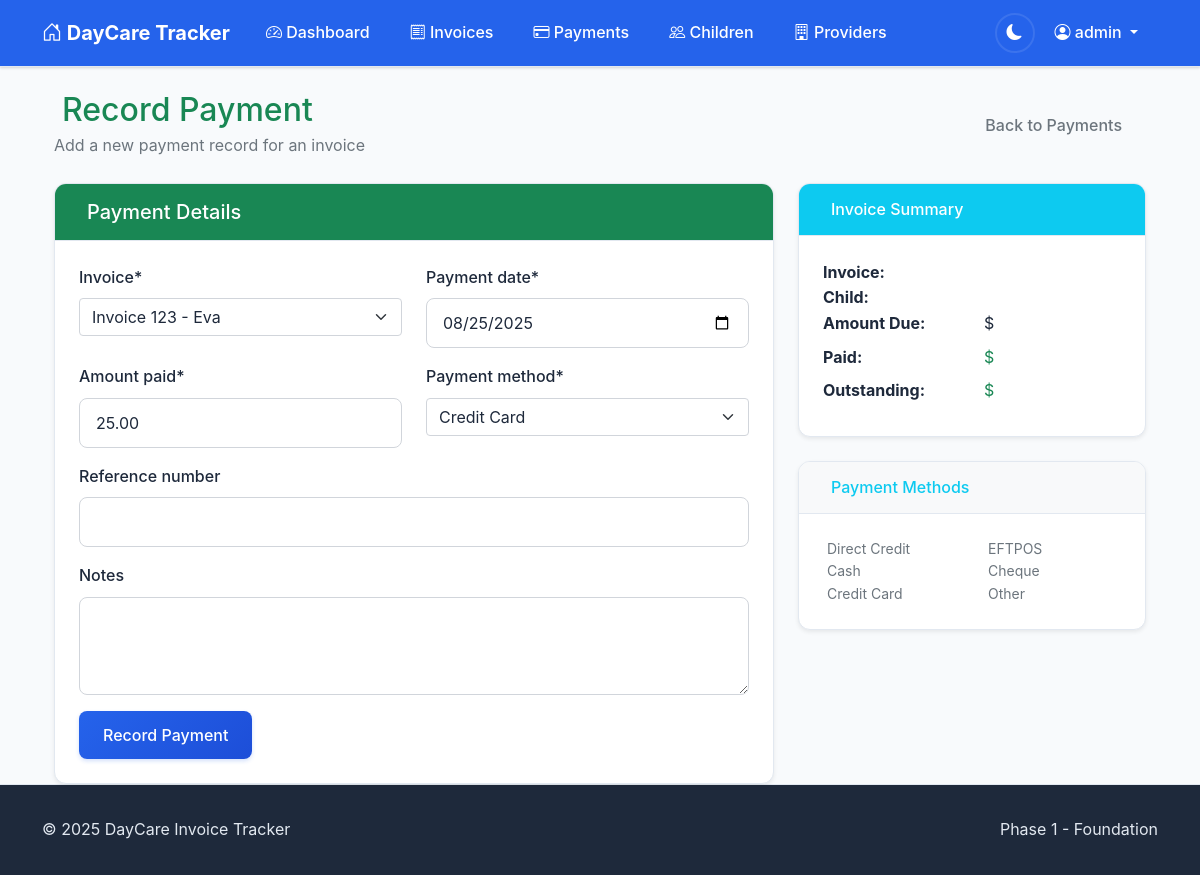
Screenshot of /payments/4/edit/ (signed in) with the database file from the repository.
### accounts/models.py (models this page shows, shortened)
class CustomUser(AbstractUser):
    email = models.EmailField(unique=True)
    phone_number = models.CharField(max_length=15, blank=True)
    notification_preferences = models.JSONField(
        default=dict,
        help_text="User preferences for email/SMS notifications"
    )
    created_at = models.DateTimeField(auto_now_add=True)
    updated_at = models.DateTimeField(auto_now=True)

### invoices/models.py (models this page shows, shortened)
class Payment(models.Model):
    PAYMENT_METHOD_CHOICES = [
        ('direct_credit', 'Direct Credit'),
        ('cash', 'Cash'),
        ('eftpos', 'EFTPOS'),
        ('credit_card', 'Credit Card'),
        ('cheque', 'Cheque'),
        ('other', 'Other'),
    ]
    invoice = models.ForeignKey(Invoice, on_delete=models.CASCADE, related_name='payments')
    payment_date = models.DateField()
    amount_paid = models.DecimalField(max_digits=10, decimal_places=2)
    payment_method = models.CharField(max_length=15, choices=PAYMENT_METHOD_CHOICES)
    reference_number = models.CharField(max_length=100, blank=True)
    notes = models.TextField(blank=True)
    created_at = models.DateTimeField(auto_now_add=True)
    updated_at = models.DateTimeField(auto_now=True)
    class Meta:
        ordering = ['-payment_date']

### invoices/views.py (the view, shortened to what this page needs)
# urls.py: path('payments/<int:pk>/edit/', views.PaymentUpdateView.as_view(), name='payment_edit'),
class PaymentUpdateView(LoginRequiredMixin, UpdateView):
    model = Payment
    form_class = PaymentForm
    template_name = 'invoices/payment_form.html'
    success_url = reverse_lazy('invoices:payment_list')
    def get_queryset(self):
        return Payment.objects.filter(
            invoice__child__user=self.request.user
        )

### invoices/models.py (called while the page is built)
    def __str__(self):
        return f"Invoice {self.invoice_reference} - {self.child.name}"

### templates/invoices/payment_form.html (shortened to what this page needs)
{% extends 'base.html' %}
{% load crispy_forms_tags %}
{% block content %}
<div class="container-fluid">
    <div class="row mb-4">
        <div class="col-12">
            <div class="d-flex justify-content-between align-items-center">
                <div>
                    <h2 class="text-success mb-1">
                        Record Payment
                    </h2>
                    <p class="text-muted mb-0">
                        Add a new payment record for an invoice
                    </p>
                </div>
                <a href="{% url 'invoices:payment_list' %}" class="btn btn-outline-secondary">
                    Back to Payments
                </a>
            </div>
        </div>
    </div>
    <div class="row">
        <div class="col-lg-8">
            <div class="card shadow-sm">
                <div class="card-header bg-success text-white">
                    <h5 class="mb-0">
                        Payment Details
                    </h5>
                </div>
                <div class="card-body">
                    <form method="post" id="payment-form">
                        {% crispy form %}
                    </form>
                </div>
            </div>
        </div>
        <div class="col-lg-4">
            {% if form.initial.invoice %}
            <div class="card shadow-sm mb-4">
                <div class="card-header bg-info text-white">
                    <h6 class="mb-0">
                        Invoice Summary
                    </h6>
                </div>
                <div class="card-body">
                    <dl class="row mb-0">
                        <dt class="col-6">Invoice:</dt>
                        <dd class="col-6">{{ form.initial.invoice.invoice_reference }}</dd>
                        <dt class="col-6">Child:</dt>
                        <dd class="col-6">{{ form.initial.invoice.child.name }}</dd>
                        <dt class="col-6">Amount Due:</dt>
                        <dd class="col-6">${{ form.initial.invoice.amount_due }}</dd>
                        <dt class="col-6">Paid:</dt>
                        <dd class="col-6 text-success">${{ form.initial.invoice.total_paid }}</dd>
                        <dt class="col-6">Outstanding:</dt>
                        <dd class="col-6 {% if form.initial.invoice.outstanding_balance > 0 %}text-danger{% else %}text-success{% endif %}">
                            ${{ form.initial.invoice.outstanding_balance }}
                        </dd>
                    </dl>
                </div>
            </div>
            {% endif %}
            <div class="card shadow-sm">
                <div class="card-header bg-light">
                    <h6 class="text-info mb-0">
                        Payment Methods
                    </h6>
                </div>
                <div class="card-body">
                    <div class="small text-muted">
                        <div class="row">
                            <div class="col-6">
                                <ul class="list-unstyled mb-0">
                                    <li> Direct Credit</li>
                                    <li> Cash</li>
                                    <li> Credit Card</li>
                                </ul>
                            </div>
                            <div class="col-6">
                                <ul class="list-unstyled mb-0">
                                    <li> EFTPOS</li>
                                    <li> Cheque</li>
                                    <li> Other</li>
                                </ul>
                            </div>
                        </div>
                    </div>
                </div>
            </div>
        </div>
    </div>
</div>
{% endblock %}

### templates/base.html (shortened to what this page needs)
<!DOCTYPE html>
<html lang="en">
<head>
    <link href="https://cdn.jsdelivr.net/npm/bootstrap@5.1.3/dist/css/bootstrap.min.css" rel="stylesheet">
    <link rel="stylesheet" href="https://cdn.jsdelivr.net/npm/bootstrap-icons@1.7.2/font/bootstrap-icons.css">
    {% load static %}
    <link href="{% static 'css/main.css' %}" rel="stylesheet">
</head>
<body class="d-flex flex-column min-vh-100">
    <nav class="navbar navbar-expand-lg navbar-dark bg-primary">
        <div class="container">
            <a class="navbar-brand" href="{% url 'invoices:dashboard' %}">
                <i class="bi bi-house-door"></i>
                DayCare Tracker
            </a>
            <div class="collapse navbar-collapse" id="navbarNav">
                {% if user.is_authenticated %}
                <ul class="navbar-nav me-auto">
                    <li class="nav-item">
                        <a class="nav-link" href="{% url 'invoices:dashboard' %}">
                            <i class="bi bi-speedometer2"></i>
                            Dashboard
                        </a>
                    </li>
                    <li class="nav-item">
                        <a class="nav-link" href="{% url 'invoices:invoice_list' %}">
                            <i class="bi bi-receipt"></i>
                            Invoices
                        </a>
                    </li>
                    <li class="nav-item">
                        <a class="nav-link" href="{% url 'invoices:payment_list' %}">
                            <i class="bi bi-credit-card"></i>
                            Payments
                        </a>
                    </li>
                    <li class="nav-item">
                        <a class="nav-link" href="{% url 'invoices:child_list' %}">
                            <i class="bi bi-people"></i>
                            Children
                        </a>
                    </li>
                    <li class="nav-item">
                        <a class="nav-link" href="{% url 'invoices:provider_list' %}">
                            <i class="bi bi-building"></i>
                            Providers
                        </a>
                    </li>
                </ul>
                <ul class="navbar-nav">
                    <li class="nav-item d-flex align-items-center">
                        <button class="theme-toggle" id="themeToggle" aria-label="Toggle dark mode" title="Toggle theme">
                            <i class="bi bi-sun-fill" id="themeIcon"></i>
                        </button>
                    </li>
                    <li class="nav-item dropdown">
                        <a class="nav-link dropdown-toggle" href="#" id="navbarDropdown" role="button" data-bs-toggle="dropdown">
                            <i class="bi bi-person-circle"></i>
                            {{ user.username }}
                        </a>
                    </li>
                </ul>
                {% endif %}
            </div>
        </div>
    </nav>
    <main class="flex-grow-1">
        <div class="container mt-4">
            {% block content %}{% endblock %}
        </div>
    </main>
    <footer class="footer mt-auto">
        <div class="container">
            <div class="row">
                <div class="col-md-6">
                    <p class="mb-0">&copy; 2025 DayCare Invoice Tracker</p>
                </div>
                <div class="col-md-6 text-end">
                    <p class="mb-0">Phase 1 - Foundation</p>
                </div>
            </div>
        </div>
    </footer>
</body>
</html>

### static/css/main.css (style rules this page uses)
:root { --bs-primary: #2563eb; --bs-secondary: #64748b; --bs-success: #10b981; --bs-warning: #f59e0b; --bs-danger: #ef4444; --bs-info: #06b6d4; --bg-primary: #ffffff; --bg-secondary: #f8fafc; --bg-tertiary: #f1f5f9; --text-primary: #1e293b; --text-secondary: #64748b; --text-muted: #94a3b8; --border-color: #e2e8f0; --border-light: #f1f5f9; --card-bg: #ffffff; --card-border: #e2e8f0; --card-shadow: 0 1px 3px 0 rgba(0, 0, 0, 0.1), 0 1px 2px 0 rgba(0, 0, 0, 0.06); --card-shadow-hover: 0 10px 15px -3px rgba(0, 0, 0, 0.1), 0 4px 6px -2px rgba(0, 0, 0, 0.05); --navbar-bg: var(--bs-primary); --navbar-text: #ffffff; --navbar-hover: rgba(255, 255, 255, 0.1); --input-bg: #ffffff; --input-border: #d1d5db; --input-focus-border: var(--bs-primary); --input-focus-shadow: 0 0 0 3px rgba(37, 99, 235, 0.1); --stats-children: #8b5cf6; --stats-invoices: #06b6d4; --stats-paid: #10b981; --stats-outstanding: #f59e0b; --stats-overdue: #ef4444; --btn-primary-bg: var(--bs-primary); --btn-primary-hover: #1d4ed8; --btn-secondary-bg: #64748b; --btn-secondary-hover: #475569; --footer-bg: #1e293b; --footer-text: #e2e8f0; --transition-fast: 0.15s ease-in-out; --transition-medium: 0.3s ease-in-out; --transition-slow: 0.5s ease-in-out; }
* { transition: background-color var(--transition-fast), color var(--transition-fast), border-color var(--transition-fast), box-shadow var(--transition-fast); }
body { font-family: -apple-system, BlinkMacSystemFont, "Segoe UI", Roboto, "Helvetica Neue", Arial, "Noto Sans", sans-serif; background-color: var(--bg-secondary); color: var(--text-primary); line-height: 1.6; }
.navbar { background-color: var(--navbar-bg) !important; box-shadow: var(--card-shadow); border-bottom: 1px solid var(--border-color); }
.navbar-brand { font-weight: 700; font-size: 1.25rem; color: var(--navbar-text) !important; }
.navbar-nav .nav-link { color: var(--navbar-text) !important; font-weight: 500; padding: 0.75rem 1rem !important; border-radius: 0.375rem; margin: 0 0.25rem; transition: all var(--transition-fast); }
.theme-toggle { background: none; border: 2px solid var(--navbar-hover); color: var(--navbar-text); width: 40px; height: 40px; border-radius: 50%; display: flex; align-items: center; justify-content: center; transition: all var(--transition-fast); margin-left: 1rem; }
.card { background-color: var(--card-bg); border: 1px solid var(--card-border); border-radius: 0.75rem; box-shadow: var(--card-shadow); transition: all var(--transition-medium); overflow: hidden; }
.card-header { background-color: var(--bg-tertiary); color: var(--text-primary); border-bottom: 1px solid var(--card-border); font-weight: 600; padding: 1rem 1.5rem; }
.card-body { padding: 1.5rem; }
.form-control { background-color: var(--input-bg); border: 1px solid var(--input-border); color: var(--text-primary); border-radius: 0.5rem; padding: 0.75rem 1rem; transition: all var(--transition-fast); }
.form-control::placeholder { color: var(--text-muted); }
.form-label { color: var(--text-primary); font-weight: 500; margin-bottom: 0.5rem; }
.form-select { background-color: var(--input-bg); border: 1px solid var(--input-border); color: var(--text-primary); }
.btn { border-radius: 0.5rem; font-weight: 500; padding: 0.75rem 1.5rem; transition: all var(--transition-fast); border: none; }
.btn-primary { background: linear-gradient(135deg, var(--btn-primary-bg) 0%, var(--btn-primary-hover) 100%); color: white; box-shadow: 0 2px 4px rgba(37, 99, 235, 0.2); }
.footer { background-color: var(--footer-bg); color: var(--footer-text); padding: 2rem 0; margin-top: 3rem; border-top: 1px solid var(--border-color); }
html { scroll-behavior: smooth; }

### rows the page displays
CustomUser: username "admin"
Payment: invoice "Invoice 123 - Eva", payment_date "08/25/2025", amount_paid "25.00", payment_method "Credit Card"
